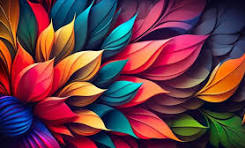
#> input picture Images/rgb.jpeg, 245 x 148 px, found by its file name
$ python task-5.py
#> lines starting #> are read from the running program, lines starting #| are printed output that depends on the picture
import cv2
import numpy as np
import matplotlib.pyplot as plt

def image_negative(image):
    # Apply the image negative transformation
    return 255 - image

def gamma_correction(image, gamma):
    inv_gamma = 1.0 / gamma
    table = np.array([(i / 255.0) ** inv_gamma * 255 for i in np.arange(0, 256)]).astype("uint8")
    return cv2.LUT(image, table)

def log_transform(image):
    c = 255 / np.log(1 + np.max(image))
    log_image = c * (np.log(1 + image))
    log_image = np.array(log_image, dtype=np.uint8)

    return log_image

# Load a color image
image_path = "C:\\Users\\sraja\\OneDrive\\Documents\\Srajan\\Machine_Vision\\Images\\rgb.jpeg"
original_image = cv2.imread(image_path)
#> original_image is the input picture: shape (148, 245, 3); mean B, G, R 68.6, 58.6, 105.2

B, G, R = cv2.split(original_image)
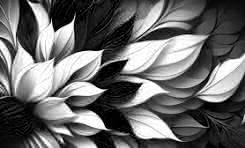
#> R: shape (148, 245); min 0, max 255, mean 105.2

# Applying transformations to each channel
negative_B = image_negative(B)
negative_G = image_negative(G)
negative_R = image_negative(R)

gamma_corrected_B = gamma_correction(B, 2.0)
gamma_corrected_G = gamma_correction(G, 2.0)
gamma_corrected_R = gamma_correction(R, 2.0)
#> call 3 of gamma_correction, with gamma = 2
#> in gamma_correction (call 3), `return cv2.LUT(image, table)`:
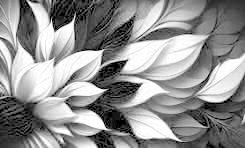
#> returned value: shape (148, 245); min 0, max 255, mean 145.2

log_transformed_B = log_transform(B)
#> in log_transform, `c = 255 / np.log(1 + np.max(image))`: c = 45.99
log_transformed_G = log_transform(G)
log_transformed_R = log_transform(R)
#> in log_transform (call 3), `log_image = c * (np.log(1 + image))`:
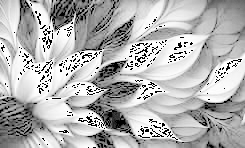
#> log_image: shape (148, 245) float16; 3.66% of the values are NaN or infinite; the others: min 0, max 255, mean 186; drawn with min black, max white, NaN and infinite black

# Merging the channels back together
negative_image = cv2.merge([negative_B, negative_G, negative_R])
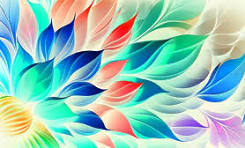
#> negative_image: shape (148, 245, 3); mean B, G, R 186.4, 196.4, 149.8
gamma_corrected_image = cv2.merge([gamma_corrected_B, gamma_corrected_G, gamma_corrected_R])
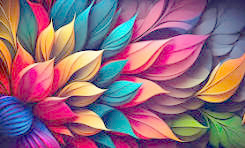
#> gamma_corrected_image: shape (148, 245, 3); mean B, G, R 125, 106.8, 145.2
log_transformed_image = cv2.merge([log_transformed_B, log_transformed_G, log_transformed_R])
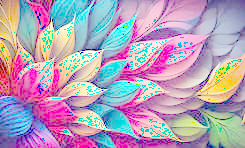
#> log_transformed_image: shape (148, 245, 3); mean B, G, R 184.1, 160.1, 178.8

# Display the original and the transformed images
plt.figure(figsize=(20, 10))

plt.subplot(2, 2, 1)
plt.title('Original Image')
plt.imshow(cv2.cvtColor(original_image, cv2.COLOR_BGR2RGB))
plt.axis('off')

plt.subplot(2, 2, 2)
plt.title('Negative Image')
plt.imshow(cv2.cvtColor(negative_image, cv2.COLOR_BGR2RGB))
plt.axis('off')

plt.subplot(2, 2, 3)
plt.title('Gamma Corrected (γ=2.0)')
plt.imshow(cv2.cvtColor(gamma_corrected_image, cv2.COLOR_BGR2RGB))
plt.axis('off')

plt.subplot(2, 2, 4)
plt.title('Log Transformed Image')
plt.imshow(cv2.cvtColor(log_transformed_image, cv2.COLOR_BGR2RGB))
plt.axis('off')

plt.show()
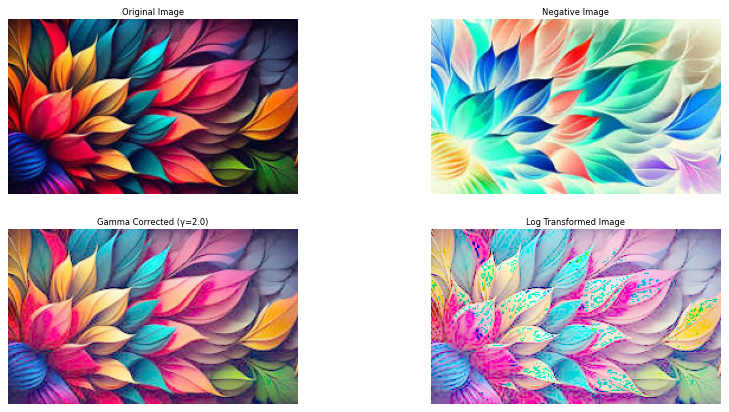
#> figure drawn by matplotlib, 4 panels

$ run again, with Images/agriculture.jpeg copied over Images/rgb.jpeg
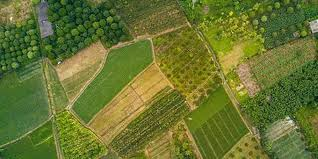
#> input picture Images/agriculture.jpeg, 318 x 159 px, found by its file name
#> original_image is the input picture: shape (159, 318, 3); mean B, G, R 48.3, 116.4, 104.6
#> c = 47.24
#> c = 46.28
#> in log_transform (call 2), `log_image = c * (np.log(1 + image))`:
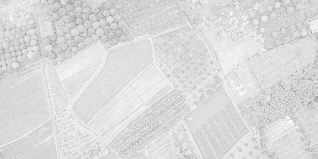
#> log_image: shape (159, 318) float16; min 118.7, max 254.9, mean 219
#> `plt.show()`:
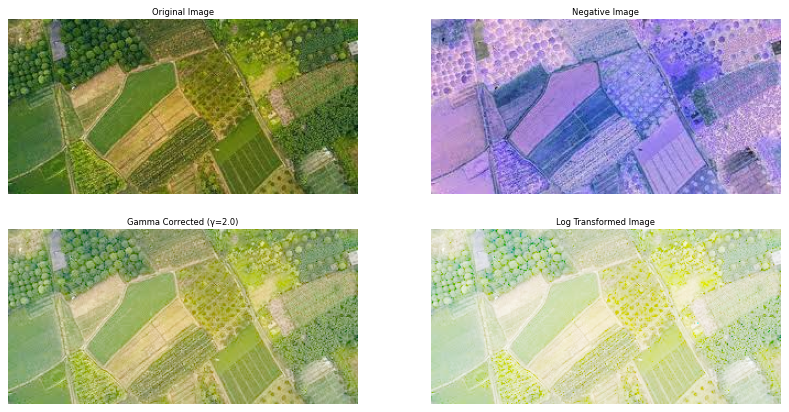
#> figure drawn by matplotlib, 4 panels

$ run again, with Images/architectural.jpeg copied over Images/rgb.jpeg
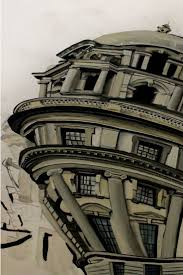
#> input picture Images/architectural.jpeg, 183 x 275 px, found by its file name
#> original_image is the input picture: shape (275, 183, 3); mean B, G, R 96, 108.9, 113.5
#> c = 46.63
#> c = 46.53
#> in log_transform (call 2), `log_image = c * (np.log(1 + image))`:
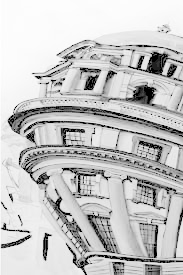
#> log_image: shape (275, 183) float16; min 0, max 255, mean 196.9
#> `plt.show()`:
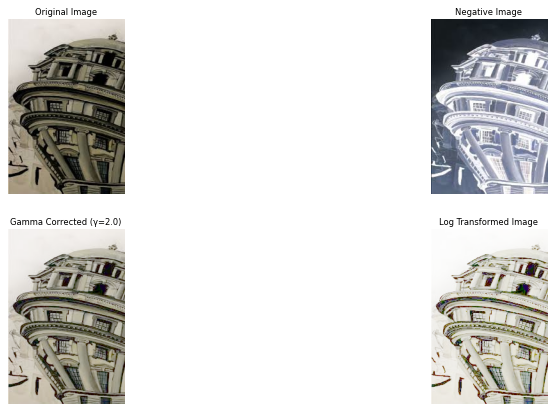
#> figure drawn by matplotlib, 4 panels

$ run again, with Images/bw.jpeg copied over Images/rgb.jpeg
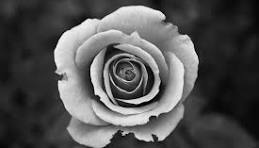
#> input picture Images/bw.jpeg, 259 x 148 px, found by its file name
#> original_image is the input picture: shape (148, 259, 3); min 0, max 255, mean 82.7
#> c = 45.99
#> `plt.show()`:
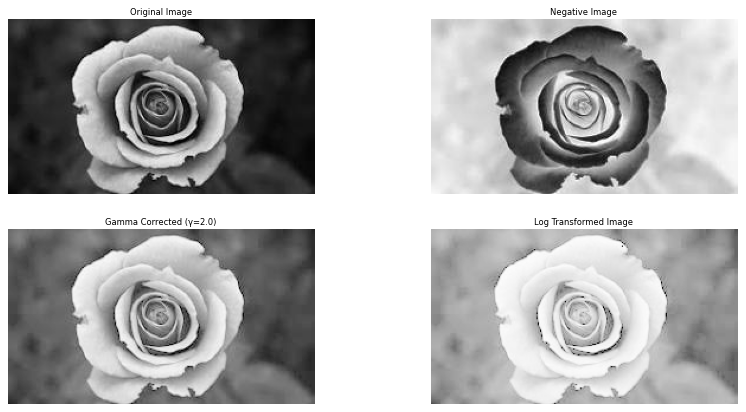
#> figure drawn by matplotlib, 4 panels
